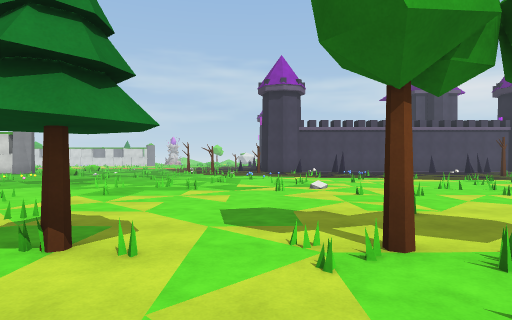
View 1 (above)

20 first-person views from a walk through a 3-D level made in the Unity game engine. The camera is 1.4 m above the floor, looks level and sees 75° across. The floor is counted in squares, 2 m on a side. Each view is taken from the middle of a square. On the plan, view 1 faces up. The plan holds only what a view shows up to about 10 squares ahead; the rest is blank. The place goes on beyond the plan. The player is left out.

View 2
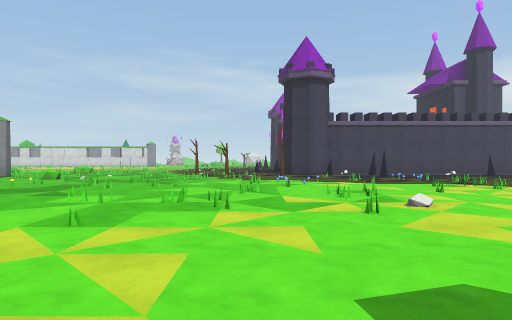

View 3
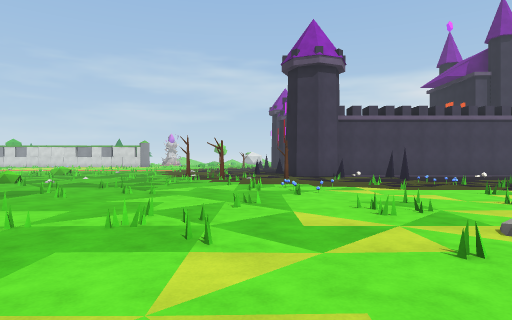

View 4
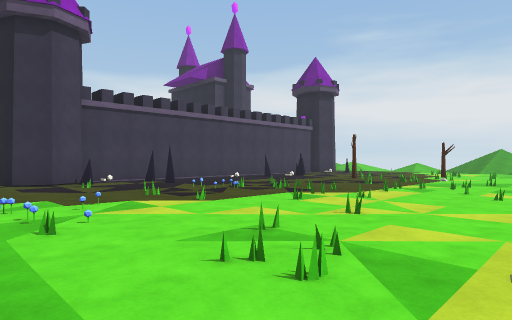

View 5
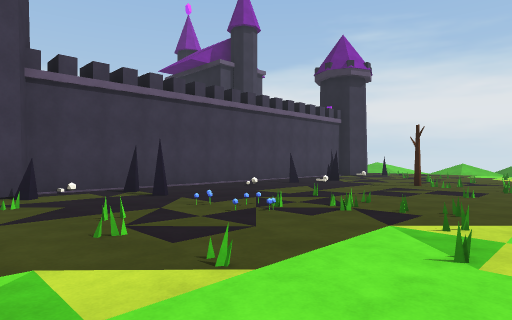

View 6
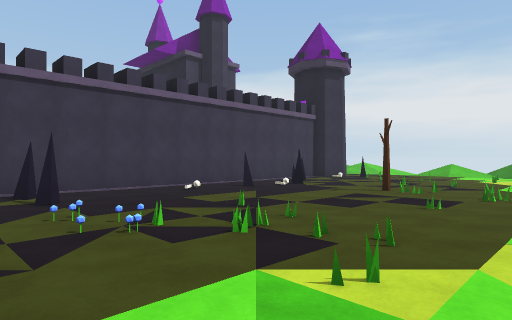

View 7
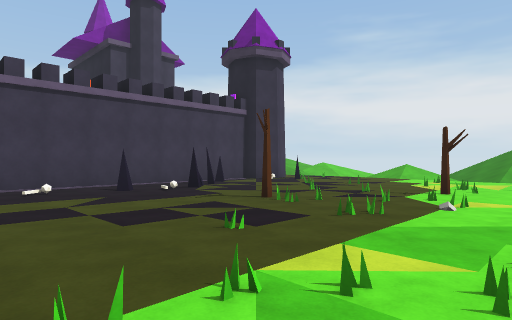

View 8
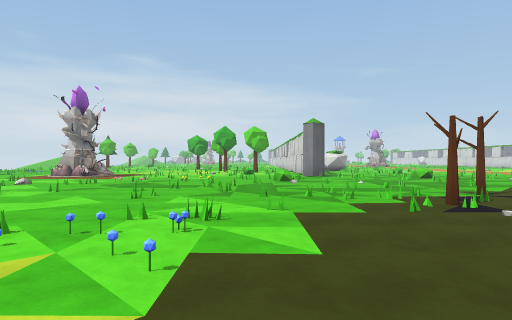

View 9
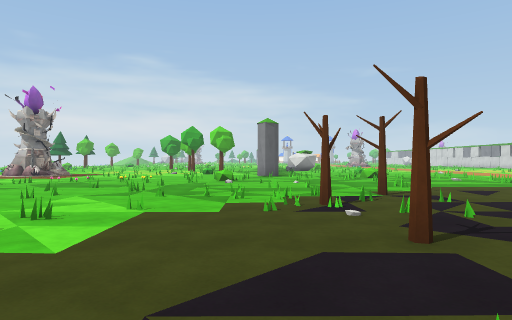

View 10
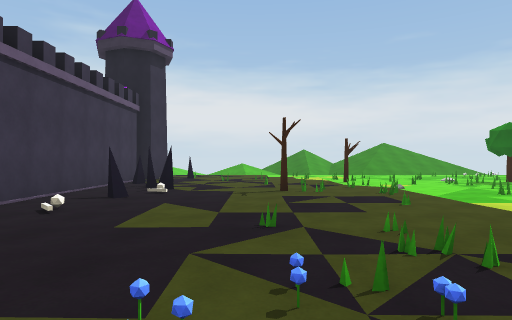

View 11
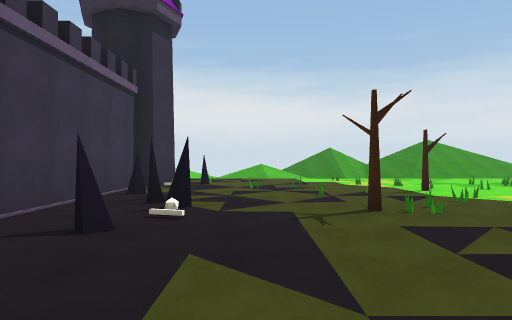

View 12
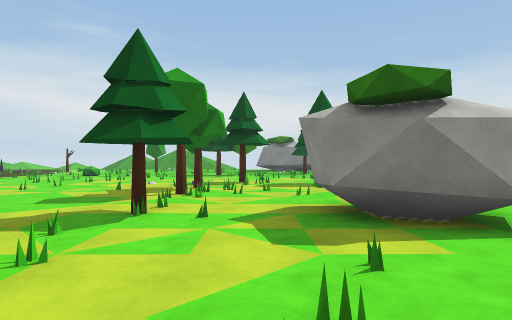

View 13
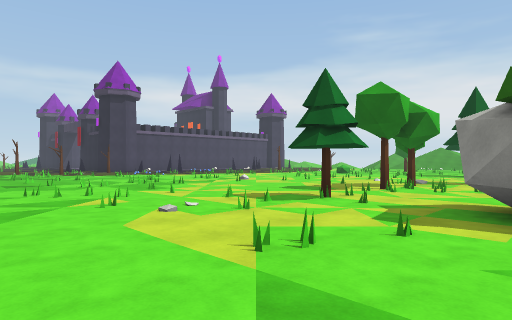

View 14
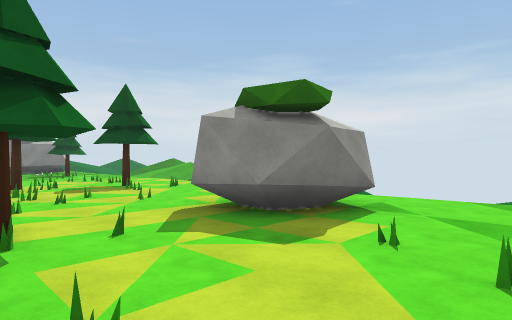

View 15
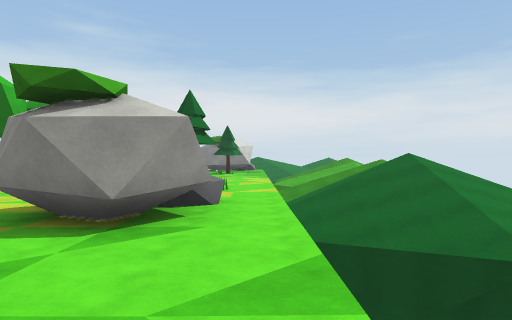

View 16
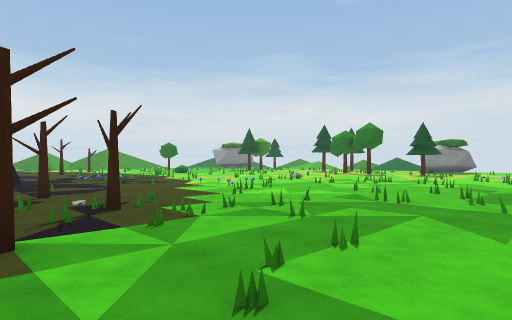

View 17
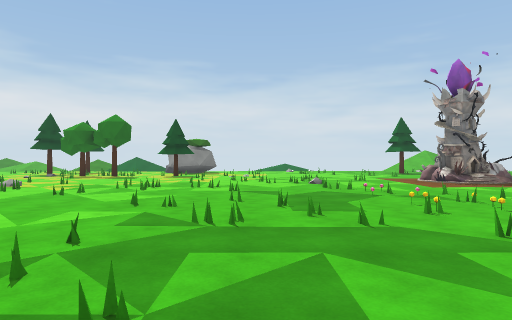

View 18
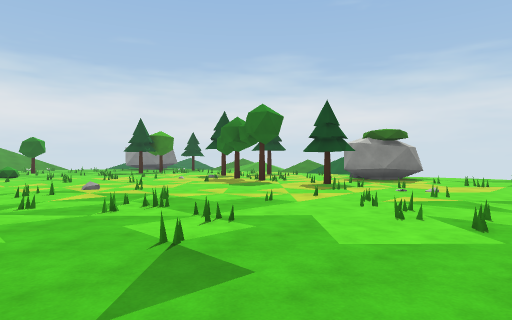

View 19
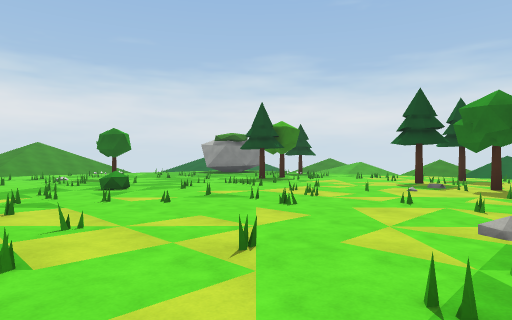

View 20
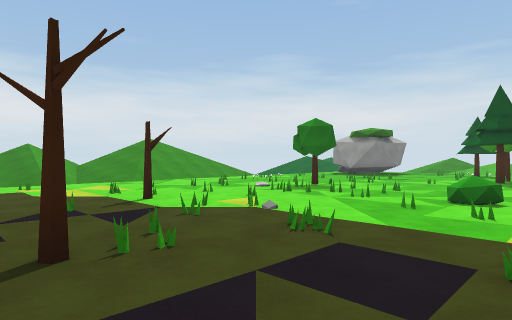

### Floor plan
Key: @ floor where view 1 was taken; # wall or solid block; x gap in a wall; . floor; / step, stairs or slope; = window, fence, low wall or low ledge; ^ raised ledge; v drop or lower ground.
Columns run from 7 left of view 1 to 18 right of it. Each row starts with its distance up from view 1.
 19 ...##...################
 18 ....=......x...//..#...
 17 ....#..#........./#....#
 16 .....................=..
 15 ......................=.
 14 =........=................
 13 ......=...........=... ...
 12 ..=.........=#...=...#....
 11 ............==.=..........
 10 ..........=.........=....
  9 =..=.=..........=.===...
  8 ...........=. .........
  7 .........=............
  6  #........=..=.......
  5  ..............=....
  4  ..............  ..
  3 ........#.....
  2 .........#...
  1 ..=...........
  0  ..#.##@......
 -1 . ...##...=..
 -2   ...##^.==.
 -3  ...........
 -4    v    v///
 -5        v////
 -6        /////
 -7        /////
 -8        /////
 -9         ///

Where each view was taken, in squares from view 1:
view 1: 0 up, 0 right, facing up
view 2: 3 up, 1 left, facing up
view 3: 5 up, 1 left, facing up
view 4: 8 up, 1 left, facing up-right
view 5: 11 up, 1 right, facing up-right
view 6: 11 up, 3 right, facing up-right
view 7: 10 up, 6 right, facing up-right
view 8: 14 up, 3 right, facing left
view 9: 16 up, 3 right, facing left
view 10: 15 up, 3 right, facing right
view 11: 16 up, 6 right, facing right
view 12: 1 up, 6 left, facing right
view 13: 1 down, 7 left, facing up-right
view 14: 3 up, 5 left, facing down-right
view 15: 3 down, 6 left, facing right
view 16: 19 up, 7 left, facing down-right
view 17: 17 up, 5 left, facing down
view 18: 11 up, 7 left, facing down-right
view 19: 12 up, 1 right, facing down-right
view 20: 15 up, 8 right, facing down-right
